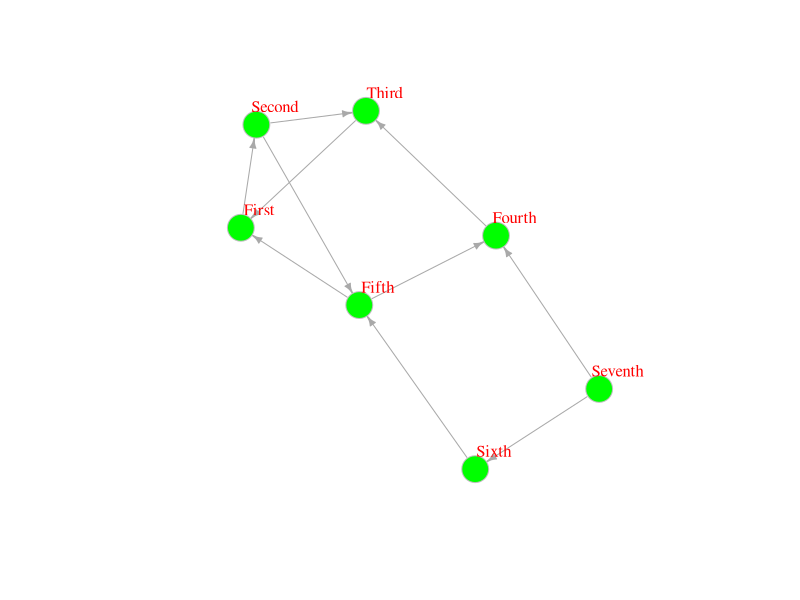

Write the R code that produced this figure.
#If while running library(igraph), it says igraph not recognized, then execute the next line to install it again. or just tick it in Packages menu. If it's not there in packages menu, install it using the next line .
install.packages("igraph")
library(igraph)

first <- graph( edges=c("First","Second", "Second","Third","Third","First","Fifth","First"
                        ,"Fourth","Third","Fifth","Fourth"), directed=T) 
first <- first + vertices("Sixth","Seventh")
first <- first + edge("Second", "Fifth", attr=list(length=2.6))
first <- first + edge("Sixth", "Fifth","Seventh","Sixth","Seventh","Fourth",attr=list(length=2.6))
first[]
plot(first, edge.arrow.size=.5, vertex.color="green", vertex.size=15, vertex.frame.color="gray", 
     vertex.label.color="red",vertex.label.dist=2)


print("This is the total degree of all nodes")
degree(first, mode = c("all"),loops = TRUE, normalized = FALSE)
print("This is the Indegree of all nodes")
degree(first, mode = c("in"),loops = TRUE, normalized = FALSE)
print("This is the outdegree of all nodes")
degree(first, mode = c("out"),loops = TRUE, normalized = FALSE)


diameter(first, directed=T, weights=NA)

edge_density(first, loops=F)
ecount(first)/(vcount(first)*(vcount(first)-1)) #for a directed network


closeness(first, mode="all", weights=NA) 
centr_clo(first, mode="all", normalized=T) 

eigen_centrality(first, directed=T, weights=NA)
centr_eigen(first, directed=T, normalized=T)

betweenness(first, directed=T, weights=NA)
edge_betweenness(first, directed=T, weights=NA)

centr_betw(first, directed=T, normalized=T)

